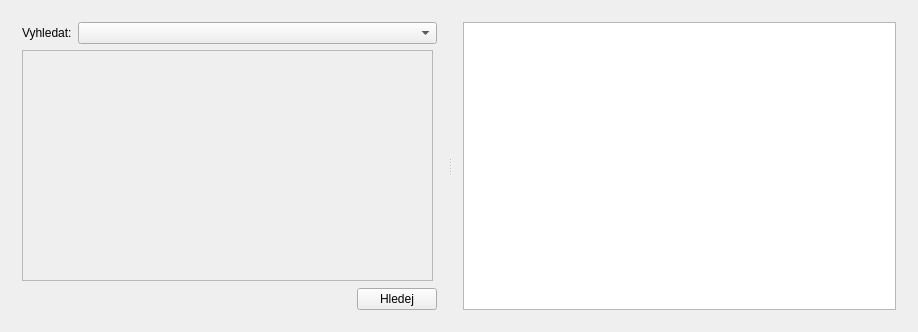
<?xml version="1.0" encoding="UTF-8"?>
<ui version="4.0">
 <class>MainApp</class>
 <widget class="QMainWindow" name="MainApp">
  <property name="geometry">
   <rect>
    <x>0</x>
    <y>0</y>
    <width>918</width>
    <height>332</height>
   </rect>
  </property>
  <property name="windowTitle">
   <string>Prohlížeč VFK</string>
  </property>
  <property name="layoutDirection">
   <enum>Qt::LeftToRight</enum>
  </property>
  <property name="tabShape">
   <enum>QTabWidget::Rounded</enum>
  </property>
  <widget class="QWidget" name="centralWidget">
   <layout class="QGridLayout" name="gridLayout_4">
    <item row="0" column="1">
     <widget class="QSplitter" name="splitter">
      <property name="orientation">
       <enum>Qt::Horizontal</enum>
      </property>
      <widget class="QStackedWidget" name="stackedWidget">
       <property name="sizePolicy">
        <sizepolicy hsizetype="Fixed" vsizetype="Preferred">
         <horstretch>2</horstretch>
         <verstretch>0</verstretch>
        </sizepolicy>
       </property>
       <property name="currentIndex">
        <number>2</number>
       </property>
       <widget class="QWidget" name="importPage">
        <layout class="QGridLayout" name="gridLayout_10">
         <item row="0" column="0">
          <widget class="QScrollArea" name="scrollArea_5">
           <property name="widgetResizable">
            <bool>true</bool>
           </property>
           <widget class="QWidget" name="scrollAreaWidgetContents_5">
            <property name="geometry">
             <rect>
              <x>0</x>
              <y>0</y>
              <width>411</width>
              <height>294</height>
             </rect>
            </property>
            <layout class="QGridLayout" name="gridLayout_11">
             <item row="1" column="0">
              <widget class="QWidget" name="widget" native="true">
               <layout class="QGridLayout" name="gridLayout_17">
                <item row="0" column="0">
                 <widget class="QGroupBox" name="groupBox">
                  <property name="sizePolicy">
                   <sizepolicy hsizetype="Preferred" vsizetype="Preferred">
                    <horstretch>0</horstretch>
                    <verstretch>0</verstretch>
                   </sizepolicy>
                  </property>
                  <property name="title">
                   <string>Vstupní zdroj:</string>
                  </property>
                  <property name="alignment">
                   <set>Qt::AlignLeading|Qt::AlignLeft|Qt::AlignVCenter</set>
                  </property>
                  <property name="flat">
                   <bool>false</bool>
                  </property>
                  <property name="checkable">
                   <bool>false</bool>
                  </property>
                  <layout class="QHBoxLayout" name="horizontalLayout_6">
                   <property name="spacing">
                    <number>6</number>
                   </property>
                   <property name="leftMargin">
                    <number>9</number>
                   </property>
                   <property name="topMargin">
                    <number>7</number>
                   </property>
                   <property name="bottomMargin">
                    <number>0</number>
                   </property>
                   <item>
                    <widget class="QRadioButton" name="rb_file">
                     <property name="toolTip">
                      <string>Načti soubor</string>
                     </property>
                     <property name="text">
                      <string>Soubor</string>
                     </property>
                     <property name="checked">
                      <bool>true</bool>
                     </property>
                    </widget>
                   </item>
                   <item>
                    <widget class="QRadioButton" name="rb_directory">
                     <property name="toolTip">
                      <string>Načti VFK soubory z adresáře</string>
                     </property>
                     <property name="text">
                      <string>Adresář</string>
                     </property>
                    </widget>
                   </item>
                   <item>
                    <spacer name="horizontalSpacer_3">
                     <property name="orientation">
                      <enum>Qt::Horizontal</enum>
                     </property>
                     <property name="sizeHint" stdset="0">
                      <size>
                       <width>40</width>
                       <height>20</height>
                      </size>
                     </property>
                    </spacer>
                   </item>
                  </layout>
                 </widget>
                </item>
                <item row="2" column="0">
                 <spacer name="verticalSpacer_3">
                  <property name="orientation">
                   <enum>Qt::Vertical</enum>
                  </property>
                  <property name="sizeHint" stdset="0">
                   <size>
                    <width>20</width>
                    <height>13</height>
                   </size>
                  </property>
                 </spacer>
                </item>
                <item row="1" column="0">
                 <layout class="QGridLayout" name="gridLayout_12">
                  <item row="0" column="2">
                   <widget class="QPushButton" name="pb_nextFile">
                    <property name="minimumSize">
                     <size>
                      <width>0</width>
                      <height>0</height>
                     </size>
                    </property>
                    <property name="maximumSize">
                     <size>
                      <width>27</width>
                      <height>27</height>
                     </size>
                    </property>
                    <property name="font">
                     <font>
                      <pointsize>9</pointsize>
                      <weight>75</weight>
                      <bold>true</bold>
                      <underline>false</underline>
                      <strikeout>false</strikeout>
                      <kerning>false</kerning>
                     </font>
                    </property>
                    <property name="styleSheet">
                     <string notr="true"/>
                    </property>
                    <property name="text">
                     <string>+</string>
                    </property>
                    <property name="autoRepeat">
                     <bool>false</bool>
                    </property>
                    <property name="autoDefault">
                     <bool>false</bool>
                    </property>
                    <property name="default">
                     <bool>false</bool>
                    </property>
                    <property name="flat">
                     <bool>false</bool>
                    </property>
                   </widget>
                  </item>
                  <item row="1" column="0">
                   <widget class="QLabel" name="label_2">
                    <property name="font">
                     <font>
                      <weight>75</weight>
                      <bold>true</bold>
                     </font>
                    </property>
                    <property name="text">
                     <string>Vrstvy:</string>
                    </property>
                   </widget>
                  </item>
                  <item row="0" column="1">
                   <layout class="QHBoxLayout" name="horizontalLayout_3">
                    <item>
                     <widget class="QLineEdit" name="vfkFileLineEdit"/>
                    </item>
                    <item>
                     <widget class="QPushButton" name="browseButton">
                      <property name="text">
                       <string>Procházet</string>
                      </property>
                     </widget>
                    </item>
                   </layout>
                  </item>
                  <item row="2" column="1">
                   <widget class="QCheckBox" name="budCheckBox">
                    <property name="text">
                     <string>Budovy (BUD)</string>
                    </property>
                    <property name="checked">
                     <bool>true</bool>
                    </property>
                   </widget>
                  </item>
                  <item row="0" column="0">
                   <widget class="QLabel" name="label">
                    <property name="font">
                     <font>
                      <weight>75</weight>
                      <bold>true</bold>
                     </font>
                    </property>
                    <property name="text">
                     <string>VFK soubor:</string>
                    </property>
                   </widget>
                  </item>
                  <item row="1" column="1">
                   <widget class="QCheckBox" name="parCheckBox">
                    <property name="text">
                     <string>Parcely (PAR)</string>
                    </property>
                    <property name="checked">
                     <bool>true</bool>
                    </property>
                   </widget>
                  </item>
                  <item row="5" column="0">
                   <widget class="QLabel" name="l_settings">
                    <property name="minimumSize">
                     <size>
                      <width>69</width>
                      <height>0</height>
                     </size>
                    </property>
                    <property name="font">
                     <font>
                      <weight>75</weight>
                      <bold>true</bold>
                     </font>
                    </property>
                    <property name="text">
                     <string>Možnosti:</string>
                    </property>
                   </widget>
                  </item>
                  <item row="5" column="1">
                   <widget class="QCheckBox" name="overwriteCheckBox">
                    <property name="toolTip">
                     <string>Přepiš stávající databázi SQLite</string>
                    </property>
                    <property name="text">
                     <string>Přepsat stávající databázi</string>
                    </property>
                    <property name="checked">
                     <bool>false</bool>
                    </property>
                   </widget>
                  </item>
                  <item row="3" column="1">
                   <widget class="QCheckBox" name="spolCheckBox">
                    <property name="text">
                     <string>Souřadnice polohy (SPOL)</string>
                    </property>
                   </widget>
                  </item>
                  <item row="4" column="1">
                   <widget class="QCheckBox" name="gplCheckBox">
                    <property name="text">
                     <string>Nezapsané goemetrické plány (GPL)</string>
                    </property>
                   </widget>
                  </item>
                 </layout>
                </item>
                <item row="3" column="0">
                 <widget class="QLabel" name="labelLoading">
                  <property name="text">
                   <string/>
                  </property>
                 </widget>
                </item>
                <item row="4" column="0">
                 <layout class="QHBoxLayout" name="horizontalLayout_2">
                  <item>
                   <widget class="QProgressBar" name="progressBar">
                    <property name="value">
                     <number>0</number>
                    </property>
                   </widget>
                  </item>
                  <item>
                   <widget class="QPushButton" name="loadVfkButton">
                    <property name="text">
                     <string>Načíst</string>
                    </property>
                   </widget>
                  </item>
                 </layout>
                </item>
               </layout>
              </widget>
             </item>
            </layout>
           </widget>
          </widget>
         </item>
        </layout>
       </widget>
       <widget class="QWidget" name="changesPage">
        <layout class="QGridLayout" name="gridLayout_15">
         <item row="0" column="0">
          <widget class="QScrollArea" name="scrollArea_6">
           <property name="widgetResizable">
            <bool>true</bool>
           </property>
           <widget class="QWidget" name="scrollAreaWidgetContents_6">
            <property name="geometry">
             <rect>
              <x>0</x>
              <y>0</y>
              <width>411</width>
              <height>294</height>
             </rect>
            </property>
            <layout class="QGridLayout" name="gridLayout_16">
             <item row="0" column="0">
              <widget class="QWidget" name="widget_3" native="true">
               <layout class="QGridLayout" name="gridLayout_14">
                <item row="0" column="0">
                 <layout class="QGridLayout" name="gridLayout_13">
                  <item row="0" column="0">
                   <widget class="QLabel" name="label_4">
                    <property name="text">
                     <string>Hlavní databáze:</string>
                    </property>
                   </widget>
                  </item>
                  <item row="0" column="1">
                   <widget class="QLineEdit" name="le_mainDb"/>
                  </item>
                  <item row="0" column="2">
                   <widget class="QPushButton" name="pb_mainDb">
                    <property name="text">
                     <string>Procházet</string>
                    </property>
                   </widget>
                  </item>
                  <item row="1" column="0">
                   <widget class="QLabel" name="label_5">
                    <property name="text">
                     <string>Změnová databáze:</string>
                    </property>
                   </widget>
                  </item>
                  <item row="1" column="1">
                   <widget class="QLineEdit" name="le_amendmentDb"/>
                  </item>
                  <item row="1" column="2">
                   <widget class="QPushButton" name="pb_amendmentDb">
                    <property name="text">
                     <string>Procházet</string>
                    </property>
                   </widget>
                  </item>
                  <item row="2" column="0">
                   <widget class="QLabel" name="label_6">
                    <property name="text">
                     <string>Výstupní databáze:</string>
                    </property>
                   </widget>
                  </item>
                  <item row="2" column="1">
                   <widget class="QLineEdit" name="le_exportDb"/>
                  </item>
                  <item row="2" column="2">
                   <widget class="QPushButton" name="pb_exportDb">
                    <property name="text">
                     <string>Procházet</string>
                    </property>
                   </widget>
                  </item>
                 </layout>
                </item>
                <item row="1" column="0">
                 <spacer name="verticalSpacer_2">
                  <property name="orientation">
                   <enum>Qt::Vertical</enum>
                  </property>
                  <property name="sizeHint" stdset="0">
                   <size>
                    <width>20</width>
                    <height>38</height>
                   </size>
                  </property>
                 </spacer>
                </item>
                <item row="2" column="0">
                 <widget class="QLabel" name="l_status">
                  <property name="text">
                   <string/>
                  </property>
                 </widget>
                </item>
                <item row="3" column="0">
                 <layout class="QHBoxLayout" name="horizontalLayout_5">
                  <item>
                   <widget class="QProgressBar" name="progressBar_Changes">
                    <property name="value">
                     <number>0</number>
                    </property>
                   </widget>
                  </item>
                  <item>
                   <widget class="QPushButton" name="pb_applyChanges">
                    <property name="text">
                     <string>Zpracovat změny</string>
                    </property>
                   </widget>
                  </item>
                 </layout>
                </item>
               </layout>
              </widget>
             </item>
            </layout>
           </widget>
          </widget>
         </item>
        </layout>
       </widget>
       <widget class="QWidget" name="searchPage">
        <property name="sizePolicy">
         <sizepolicy hsizetype="Preferred" vsizetype="Preferred">
          <horstretch>0</horstretch>
          <verstretch>0</verstretch>
         </sizepolicy>
        </property>
        <layout class="QVBoxLayout" name="verticalLayout_3">
         <item>
          <layout class="QHBoxLayout" name="horizontalLayout_4">
           <item>
            <widget class="QLabel" name="label_3">
             <property name="sizePolicy">
              <sizepolicy hsizetype="Minimum" vsizetype="Preferred">
               <horstretch>0</horstretch>
               <verstretch>0</verstretch>
              </sizepolicy>
             </property>
             <property name="text">
              <string>Vyhledat:</string>
             </property>
            </widget>
           </item>
           <item>
            <widget class="QComboBox" name="searchCombo">
             <property name="sizePolicy">
              <sizepolicy hsizetype="MinimumExpanding" vsizetype="Fixed">
               <horstretch>0</horstretch>
               <verstretch>0</verstretch>
              </sizepolicy>
             </property>
            </widget>
           </item>
          </layout>
         </item>
         <item>
          <widget class="QStackedWidget" name="searchForms">
           <property name="currentIndex">
            <number>0</number>
           </property>
           <widget class="QWidget" name="page_5">
            <widget class="QScrollArea" name="scrollArea_7">
             <property name="geometry">
              <rect>
               <x>0</x>
               <y>0</y>
               <width>411</width>
               <height>231</height>
              </rect>
             </property>
             <property name="widgetResizable">
              <bool>true</bool>
             </property>
             <widget class="QWidget" name="scrollAreaWidgetContents_7">
              <property name="geometry">
               <rect>
                <x>0</x>
                <y>0</y>
                <width>409</width>
                <height>229</height>
               </rect>
              </property>
              <widget class="spolsearchform" name="spolSearchForm" native="true">
               <property name="geometry">
                <rect>
                 <x>10</x>
                 <y>10</y>
                 <width>391</width>
                 <height>211</height>
                </rect>
               </property>
              </widget>
             </widget>
            </widget>
           </widget>
           <widget class="QWidget" name="page">
            <layout class="QGridLayout" name="gridLayout">
             <item row="0" column="0">
              <widget class="QScrollArea" name="scrollArea">
               <property name="widgetResizable">
                <bool>true</bool>
               </property>
               <widget class="QWidget" name="scrollAreaWidgetContents">
                <property name="geometry">
                 <rect>
                  <x>0</x>
                  <y>0</y>
                  <width>393</width>
                  <height>217</height>
                 </rect>
                </property>
                <layout class="QGridLayout" name="gridLayout_5">
                 <item row="0" column="0">
                  <widget class="VlastniciSearchForm" name="vlastniciSearchForm" native="true"/>
                 </item>
                </layout>
               </widget>
              </widget>
             </item>
            </layout>
           </widget>
           <widget class="QWidget" name="page_2">
            <layout class="QGridLayout" name="gridLayout_6">
             <item row="0" column="0">
              <widget class="QScrollArea" name="scrollArea_3">
               <property name="widgetResizable">
                <bool>true</bool>
               </property>
               <widget class="QWidget" name="scrollAreaWidgetContents_2">
                <property name="geometry">
                 <rect>
                  <x>0</x>
                  <y>0</y>
                  <width>393</width>
                  <height>217</height>
                 </rect>
                </property>
                <layout class="QGridLayout" name="gridLayout_7">
                 <item row="0" column="0">
                  <widget class="ParcelySearchForm" name="parcelySearchForm" native="true"/>
                 </item>
                </layout>
               </widget>
              </widget>
             </item>
            </layout>
           </widget>
           <widget class="QWidget" name="page_3">
            <layout class="QGridLayout" name="gridLayout_2">
             <item row="0" column="0">
              <widget class="QScrollArea" name="scrollArea_2">
               <property name="widgetResizable">
                <bool>true</bool>
               </property>
               <widget class="QWidget" name="scrollAreaWidgetContents_3">
                <property name="geometry">
                 <rect>
                  <x>0</x>
                  <y>0</y>
                  <width>393</width>
                  <height>217</height>
                 </rect>
                </property>
                <layout class="QGridLayout" name="gridLayout_3">
                 <item row="0" column="0">
                  <widget class="BudovySearchForm" name="budovySearchForm" native="true"/>
                 </item>
                </layout>
               </widget>
              </widget>
             </item>
            </layout>
           </widget>
           <widget class="QWidget" name="page_4">
            <layout class="QGridLayout" name="gridLayout_8">
             <item row="0" column="0">
              <widget class="QScrollArea" name="scrollArea_4">
               <property name="widgetResizable">
                <bool>true</bool>
               </property>
               <widget class="QWidget" name="scrollAreaWidgetContents_4">
                <property name="geometry">
                 <rect>
                  <x>0</x>
                  <y>0</y>
                  <width>393</width>
                  <height>217</height>
                 </rect>
                </property>
                <layout class="QGridLayout" name="gridLayout_9">
                 <item row="0" column="0">
                  <widget class="JednotkySearchForm" name="jednotkySearchForm" native="true"/>
                 </item>
                </layout>
               </widget>
              </widget>
             </item>
            </layout>
           </widget>
          </widget>
         </item>
         <item>
          <layout class="QHBoxLayout" name="horizontalLayout">
           <item>
            <spacer name="horizontalSpacer">
             <property name="orientation">
              <enum>Qt::Horizontal</enum>
             </property>
             <property name="sizeHint" stdset="0">
              <size>
               <width>40</width>
               <height>20</height>
              </size>
             </property>
            </spacer>
           </item>
           <item>
            <widget class="QPushButton" name="searchButton">
             <property name="text">
              <string>Hledej</string>
             </property>
            </widget>
           </item>
          </layout>
         </item>
        </layout>
       </widget>
      </widget>
      <widget class="QWidget" name="widget_2" native="true">
       <property name="sizePolicy">
        <sizepolicy hsizetype="Preferred" vsizetype="Preferred">
         <horstretch>3</horstretch>
         <verstretch>0</verstretch>
        </sizepolicy>
       </property>
       <layout class="QVBoxLayout" name="rightWidgetLayout">
        <item>
         <widget class="VfkTextBrowser" name="vfkBrowser"/>
        </item>
       </layout>
      </widget>
     </widget>
    </item>
   </layout>
  </widget>
  <action name="actionVyhledavani">
   <property name="checkable">
    <bool>true</bool>
   </property>
   <property name="icon">
    <iconset resource="resources.qrc">
     <normaloff>:/search.png</normaloff>:/search.png</iconset>
   </property>
   <property name="text">
    <string>Vyhledávání</string>
   </property>
   <property name="toolTip">
    <string>Vyhledávání</string>
   </property>
   <property name="shortcut">
    <string>Ctrl+F</string>
   </property>
  </action>
  <action name="actionImport">
   <property name="checkable">
    <bool>true</bool>
   </property>
   <property name="icon">
    <iconset resource="resources.qrc">
     <normaloff>:/db-add.png</normaloff>:/db-add.png</iconset>
   </property>
   <property name="text">
    <string>Import</string>
   </property>
   <property name="toolTip">
    <string>Import VFK</string>
   </property>
   <property name="shortcut">
    <string>Ctrl+I</string>
   </property>
  </action>
  <action name="actionBack">
   <property name="icon">
    <iconset resource="resources.qrc">
     <normaloff>:/arrowBack.png</normaloff>:/arrowBack.png</iconset>
   </property>
   <property name="text">
    <string>back</string>
   </property>
   <property name="toolTip">
    <string>Zpět</string>
   </property>
   <property name="shortcut">
    <string>Ctrl+Z</string>
   </property>
  </action>
  <action name="actionForward">
   <property name="enabled">
    <bool>true</bool>
   </property>
   <property name="icon">
    <iconset resource="resources.qrc">
     <normaloff>:/arrowForward.png</normaloff>:/arrowForward.png</iconset>
   </property>
   <property name="text">
    <string>forward</string>
   </property>
   <property name="toolTip">
    <string>Vpřed</string>
   </property>
   <property name="shortcut">
    <string>Ctrl+Shift+Z</string>
   </property>
  </action>
  <action name="actionExportLatex">
   <property name="text">
    <string>LaTeX</string>
   </property>
   <property name="toolTip">
    <string>Export do LaTeXu</string>
   </property>
  </action>
  <action name="actionExportHtml">
   <property name="text">
    <string>HTML</string>
   </property>
   <property name="toolTip">
    <string>Export do HTML</string>
   </property>
  </action>
  <action name="actionSelectParInMap">
   <property name="icon">
    <iconset resource="resources.qrc">
     <normaloff>:/selectPar.png</normaloff>:/selectPar.png</iconset>
   </property>
   <property name="text">
    <string>selectParInMap</string>
   </property>
   <property name="toolTip">
    <string>Označit aktuální parcely v mapě</string>
   </property>
   <property name="shortcut">
    <string>Ctrl+P</string>
   </property>
  </action>
  <action name="actionSelectBudInMap">
   <property name="icon">
    <iconset resource="resources.qrc">
     <normaloff>:/selectBud.png</normaloff>:/selectBud.png</iconset>
   </property>
   <property name="text">
    <string>selectBudInMap</string>
   </property>
   <property name="toolTip">
    <string>Označit aktuální budovy v mapě</string>
   </property>
   <property name="shortcut">
    <string>Ctrl+B</string>
   </property>
  </action>
  <action name="actionCuzkPage">
   <property name="icon">
    <iconset resource="resources.qrc">
     <normaloff>:/cuzk.png</normaloff>:/cuzk.png</iconset>
   </property>
   <property name="text">
    <string>cuzkPage</string>
   </property>
   <property name="toolTip">
    <string>Otevřít v prohlížeči aplikaci Nahlížení do KN pro aktuální nemovitost</string>
   </property>
  </action>
  <action name="actionShowInfoaboutSelection">
   <property name="checkable">
    <bool>true</bool>
   </property>
   <property name="icon">
    <iconset resource="resources.qrc">
     <normaloff>:/showInfo.png</normaloff>:/showInfo.png</iconset>
   </property>
   <property name="text">
    <string>showInfoaboutSelection</string>
   </property>
   <property name="toolTip">
    <string>Aktivovat/deaktivovat zobrazení informací o vybraných nemovitostech</string>
   </property>
  </action>
  <action name="actionShowHelpPage">
   <property name="icon">
    <iconset resource="resources.qrc">
     <normaloff>:/vfkPlugin.png</normaloff>:/vfkPlugin.png</iconset>
   </property>
   <property name="text">
    <string>showHelpPage</string>
   </property>
   <property name="toolTip">
    <string>Zobrazit nápovědu</string>
   </property>
   <property name="shortcut">
    <string>Ctrl+H</string>
   </property>
  </action>
  <action name="actionZpracujZmeny">
   <property name="checkable">
    <bool>true</bool>
   </property>
   <property name="icon">
    <iconset resource="resources.qrc">
     <normaloff>:/applyChanges.png</normaloff>:/applyChanges.png</iconset>
   </property>
   <property name="text">
    <string>ZpracujZmeny</string>
   </property>
   <property name="toolTip">
    <string>Aplikuj změny na stavová data</string>
   </property>
   <property name="shortcut">
    <string>Ctrl+A</string>
   </property>
  </action>
 </widget>
 <layoutdefault spacing="6" margin="11"/>
 <customwidgets>
  <customwidget>
   <class>VfkTextBrowser</class>
   <extends>QTextBrowser</extends>
   <header>vfktextbrowser.h</header>
  </customwidget>
  <customwidget>
   <class>ParcelySearchForm</class>
   <extends>QWidget</extends>
   <header>parcelysearchform.h</header>
   <container>1</container>
  </customwidget>
  <customwidget>
   <class>BudovySearchForm</class>
   <extends>QWidget</extends>
   <header>budovysearchform.h</header>
   <container>1</container>
  </customwidget>
  <customwidget>
   <class>JednotkySearchForm</class>
   <extends>QWidget</extends>
   <header>jednotkysearchform.h</header>
   <container>1</container>
  </customwidget>
  <customwidget>
   <class>VlastniciSearchForm</class>
   <extends>QWidget</extends>
   <header>vlastnicisearchform.h</header>
   <container>1</container>
  </customwidget>
  <customwidget>
   <class>spolsearchform</class>
   <extends>QWidget</extends>
   <header>spolsearchform.h</header>
   <container>1</container>
  </customwidget>
 </customwidgets>
 <resources>
  <include location="resources.qrc"/>
 </resources>
 <connections/>
</ui>
